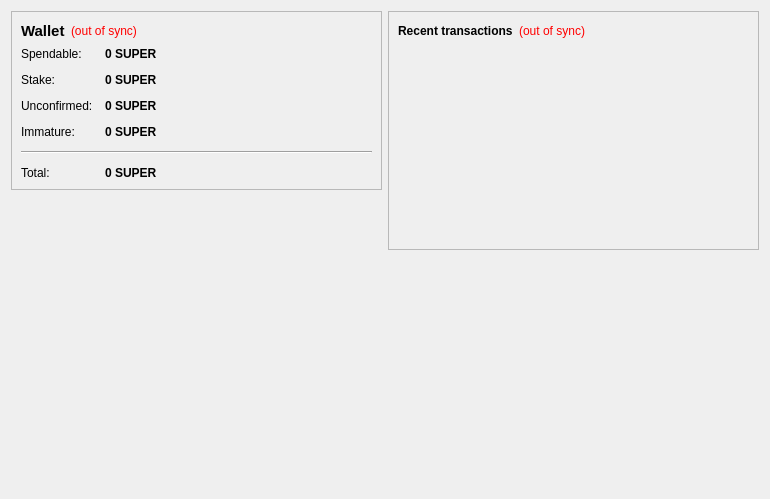
<?xml version="1.0" encoding="UTF-8"?>
<ui version="4.0">
 <class>OverviewPage</class>
 <widget class="QWidget" name="OverviewPage">
  <property name="geometry">
   <rect>
    <x>0</x>
    <y>0</y>
    <width>770</width>
    <height>499</height>
   </rect>
  </property>
  <property name="windowTitle">
   <string>Form</string>
  </property>
  <layout class="QHBoxLayout" name="horizontalLayout" stretch="1,1">
   <item>
    <layout class="QVBoxLayout" name="verticalLayout_2">
     <item>
      <widget class="QFrame" name="frame">
       <property name="frameShape">
        <enum>QFrame::StyledPanel</enum>
       </property>
       <property name="frameShadow">
        <enum>QFrame::Raised</enum>
       </property>
       <layout class="QVBoxLayout" name="verticalLayout_4">
        <item>
         <layout class="QHBoxLayout" name="horizontalLayout_4">
          <item>
           <widget class="QLabel" name="label_5">
            <property name="font">
             <font>
              <pointsize>11</pointsize>
              <weight>75</weight>
              <bold>true</bold>
             </font>
            </property>
            <property name="text">
             <string>Wallet</string>
            </property>
           </widget>
          </item>
          <item>
           <widget class="QLabel" name="labelWalletStatus">
            <property name="toolTip">
             <string>The displayed information may be out of date. Your wallet automatically synchronizes with the SuperCoin network after a connection is established, but this process has not completed yet.</string>
            </property>
            <property name="styleSheet">
             <string notr="true">QLabel { color: red; }</string>
            </property>
            <property name="text">
             <string notr="true">(out of sync)</string>
            </property>
            <property name="alignment">
             <set>Qt::AlignLeading|Qt::AlignLeft|Qt::AlignVCenter</set>
            </property>
           </widget>
          </item>
          <item>
           <spacer name="horizontalSpacer_2">
            <property name="orientation">
             <enum>Qt::Horizontal</enum>
            </property>
            <property name="sizeHint" stdset="0">
             <size>
              <width>40</width>
              <height>20</height>
             </size>
            </property>
           </spacer>
          </item>
         </layout>
        </item>
        <item>
         <layout class="QFormLayout" name="formLayout_2">
          <property name="fieldGrowthPolicy">
           <enum>QFormLayout::AllNonFixedFieldsGrow</enum>
          </property>
          <property name="horizontalSpacing">
           <number>12</number>
          </property>
          <property name="verticalSpacing">
           <number>12</number>
          </property>
          <item row="0" column="0">
           <widget class="QLabel" name="label">
            <property name="text">
             <string>Spendable:</string>
            </property>
           </widget>
          </item>
          <item row="0" column="1">
           <widget class="QLabel" name="labelBalance">
            <property name="font">
             <font>
              <weight>75</weight>
              <bold>true</bold>
             </font>
            </property>
            <property name="cursor">
             <cursorShape>IBeamCursor</cursorShape>
            </property>
            <property name="toolTip">
             <string>Your current spendable balance</string>
            </property>
            <property name="text">
             <string notr="true">0 SUPER</string>
            </property>
            <property name="textInteractionFlags">
             <set>Qt::LinksAccessibleByMouse|Qt::TextSelectableByKeyboard|Qt::TextSelectableByMouse</set>
            </property>
           </widget>
          </item>
          <item row="1" column="0">
           <widget class="QLabel" name="label_6">
            <property name="text">
             <string>Stake:</string>
            </property>
           </widget>
          </item>
          <item row="1" column="1">
           <widget class="QLabel" name="labelStake">
            <property name="font">
             <font>
              <weight>75</weight>
              <bold>true</bold>
             </font>
            </property>
            <property name="cursor">
             <cursorShape>IBeamCursor</cursorShape>
            </property>
            <property name="toolTip">
             <string>Total of coins that was staked, and do not yet count toward the current balance</string>
            </property>
            <property name="text">
             <string notr="true">0 SUPER</string>
            </property>
            <property name="textInteractionFlags">
             <set>Qt::LinksAccessibleByMouse|Qt::TextSelectableByKeyboard|Qt::TextSelectableByMouse</set>
            </property>
           </widget>
          </item>
          <item row="2" column="0">
           <widget class="QLabel" name="label_3">
            <property name="text">
             <string>Unconfirmed:</string>
            </property>
           </widget>
          </item>
          <item row="2" column="1">
           <widget class="QLabel" name="labelUnconfirmed">
            <property name="font">
             <font>
              <weight>75</weight>
              <bold>true</bold>
             </font>
            </property>
            <property name="cursor">
             <cursorShape>IBeamCursor</cursorShape>
            </property>
            <property name="toolTip">
             <string>Total of transactions that have yet to be confirmed, and do not yet count toward the current balance</string>
            </property>
            <property name="text">
             <string notr="true">0 SUPER</string>
            </property>
            <property name="textInteractionFlags">
             <set>Qt::LinksAccessibleByMouse|Qt::TextSelectableByKeyboard|Qt::TextSelectableByMouse</set>
            </property>
           </widget>
          </item>
          <item row="3" column="0">
           <widget class="QLabel" name="labelImmatureText">
            <property name="text">
             <string>Immature:</string>
            </property>
           </widget>
          </item>
          <item row="3" column="1">
           <widget class="QLabel" name="labelImmature">
            <property name="font">
             <font>
              <weight>75</weight>
              <bold>true</bold>
             </font>
            </property>
            <property name="toolTip">
             <string>Mined balance that has not yet matured</string>
            </property>
            <property name="text">
             <string notr="true">0 SUPER</string>
            </property>
            <property name="textInteractionFlags">
             <set>Qt::LinksAccessibleByMouse|Qt::TextSelectableByKeyboard|Qt::TextSelectableByMouse</set>
            </property>
           </widget>
          </item>
          <item row="4" column="0" colspan="2">
           <widget class="Line" name="line">
            <property name="orientation">
             <enum>Qt::Horizontal</enum>
            </property>
           </widget>
          </item>
          <item row="5" column="0">
           <widget class="QLabel" name="labelTotalText">
            <property name="text">
             <string>Total:</string>
            </property>
           </widget>
          </item>
          <item row="5" column="1">
           <widget class="QLabel" name="labelTotal">
            <property name="font">
             <font>
              <weight>75</weight>
              <bold>true</bold>
             </font>
            </property>
            <property name="cursor">
             <cursorShape>IBeamCursor</cursorShape>
            </property>
            <property name="toolTip">
             <string>Your current total balance</string>
            </property>
            <property name="text">
             <string notr="true">0 SUPER</string>
            </property>
            <property name="textInteractionFlags">
             <set>Qt::LinksAccessibleByMouse|Qt::TextSelectableByKeyboard|Qt::TextSelectableByMouse</set>
            </property>
           </widget>
          </item>
         </layout>
        </item>
       </layout>
      </widget>
     </item>
     <item>
      <spacer name="verticalSpacer">
       <property name="orientation">
        <enum>Qt::Vertical</enum>
       </property>
       <property name="sizeHint" stdset="0">
        <size>
         <width>20</width>
         <height>40</height>
        </size>
       </property>
      </spacer>
     </item>
     <item>
      <widget class="QLabel" name="label_6">
       <property name="text">
        <string/>
       </property>
       <property name="pixmap">
        <pixmap resource="../bitcoin.qrc">:/images/backg</pixmap>
       </property>
       <property name="scaledContents">
        <bool>false</bool>
       </property>
       <property name="alignment">
        <set>Qt::AlignCenter</set>
       </property>
       <property name="margin">
        <number>-2</number>
       </property>
      </widget>
     </item>
    </layout>
   </item>
   <item>
    <layout class="QVBoxLayout" name="verticalLayout_3">
     <item>
      <widget class="QFrame" name="frame_2">
       <property name="frameShape">
        <enum>QFrame::StyledPanel</enum>
       </property>
       <property name="frameShadow">
        <enum>QFrame::Raised</enum>
       </property>
       <layout class="QVBoxLayout" name="verticalLayout">
        <item>
         <layout class="QHBoxLayout" name="horizontalLayout_2">
          <item>
           <widget class="QLabel" name="label_4">
            <property name="text">
             <string>&lt;b&gt;Recent transactions&lt;/b&gt;</string>
            </property>
           </widget>
          </item>
          <item>
           <widget class="QLabel" name="labelTransactionsStatus">
            <property name="toolTip">
             <string>The displayed information may be out of date. Your wallet automatically synchronizes with the SuperCoin network after a connection is established, but this process has not completed yet.</string>
            </property>
            <property name="styleSheet">
             <string notr="true">QLabel { color: red; }</string>
            </property>
            <property name="text">
             <string notr="true">(out of sync)</string>
            </property>
            <property name="alignment">
             <set>Qt::AlignRight|Qt::AlignTrailing|Qt::AlignVCenter</set>
            </property>
           </widget>
          </item>
          <item>
           <spacer name="horizontalSpacer">
            <property name="orientation">
             <enum>Qt::Horizontal</enum>
            </property>
            <property name="sizeHint" stdset="0">
             <size>
              <width>40</width>
              <height>20</height>
             </size>
            </property>
           </spacer>
          </item>
         </layout>
        </item>
        <item>
         <widget class="QListView" name="listTransactions">
          <property name="styleSheet">
           <string notr="true">QListView { background: transparent; }</string>
          </property>
          <property name="frameShape">
           <enum>QFrame::NoFrame</enum>
          </property>
          <property name="verticalScrollBarPolicy">
           <enum>Qt::ScrollBarAlwaysOff</enum>
          </property>
          <property name="horizontalScrollBarPolicy">
           <enum>Qt::ScrollBarAlwaysOff</enum>
          </property>
          <property name="selectionMode">
           <enum>QAbstractItemView::NoSelection</enum>
          </property>
         </widget>
        </item>
       </layout>
      </widget>
     </item>
     <item>
      <spacer name="verticalSpacer_2">
       <property name="orientation">
        <enum>Qt::Vertical</enum>
       </property>
       <property name="sizeHint" stdset="0">
        <size>
         <width>20</width>
         <height>40</height>
        </size>
       </property>
      </spacer>
     </item>
    </layout>
   </item>
  </layout>
 </widget>
 <resources>
  <include location="../bitcoin.qrc"/>
 </resources>
 <connections/>
</ui>
